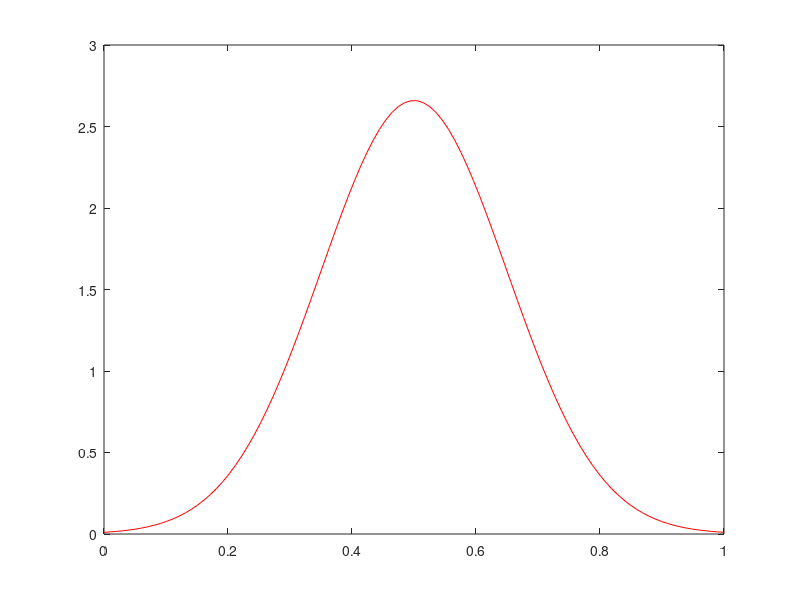

Source code (MATLAB): (Note: this script raises an error after producing the figure.)
% Reconstruction problem: 
% Given r pairs [t,p(t)] to find fouriers coefficients

% Given r sample pairs
M = 10;
r = 26;
% Uniform distribution
t = rand(r,1);    % independent variable
% Gaussion distribution
% t = zeros(r,1);
% for i=1:1:r
%     t(i,1) = GaussionInab(0.5,0.15,0,1);
% end

% Gaussian signal
p = normpdf(t,0.5,0.15);


% To reconstruct the Fourier coefficients
F = zeros(2*M+1,r);
for k = -M:1:M
    for q = 1:1:r
        F(k+M+1,q) = (1/sqrt(r))*exp(2*pi*1i*k*t(q,1)); % F(1,1)->k=-M q=1, F(M+1,1)->k=0 q=1, F(2M+1,1)->k=M q=1
    end
end
T = F*F';
b = F*p;
a_hat = T\b;

% preconditioned system
% w = zeros(1,r);
% for q = 2:1:r-1
%     w(q) = (t(q+1)-t(q-1))/2;
% end
% w(1) = (t(2)-t(r)+1)/2;
% w(r) = (1+t(1)-t(r-1))/2;
% W = diag(w);
% T_w = F*W*F';
% b_w = F*W*p;
% a_hat = T_w\b_w;

% Plot Figure 1
figure(1)
x = linspace(0,1)';
y = normpdf(x,0.5,0.15);
plot(x,y,'r-')
hold on
y_hat = FourierSeries(x,a_hat,M)*0.2;
plot(x,y_hat,'b--')
hold on
scatter(t,p,'filled')
xlabel('t')
ylabel('p(t)')
xlim([0,1])
% ylim([0,5])
grid on
hold off
legend('True signal','Estimated signal','Samples')
print(gcf,'-dpng','-r300','Fig_Gaussian_Signal_U.png')
% close(figure(gcf))